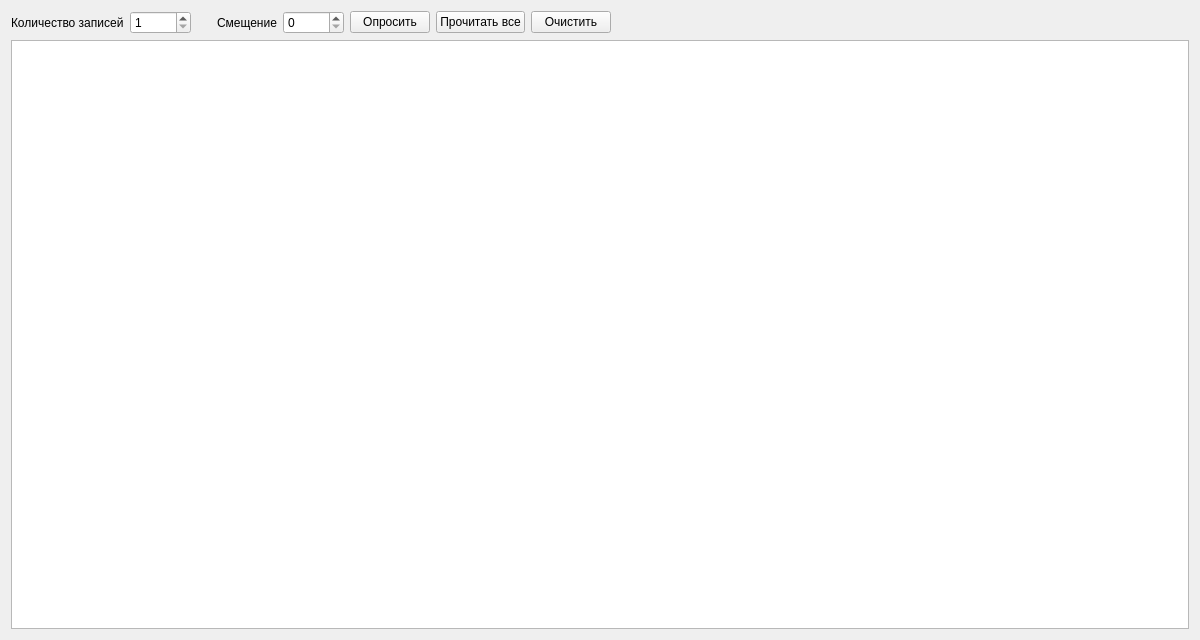
<?xml version="1.0" encoding="UTF-8"?>
<ui version="4.0">
 <class>ModbusKsuManualTestingArchivesForm</class>
 <widget class="QWidget" name="ModbusKsuManualTestingArchivesForm">
  <property name="geometry">
   <rect>
    <x>0</x>
    <y>0</y>
    <width>1200</width>
    <height>640</height>
   </rect>
  </property>
  <property name="windowTitle">
   <string>Form</string>
  </property>
  <layout class="QVBoxLayout" name="verticalLayout">
   <item>
    <layout class="QHBoxLayout" name="horizontalLayout">
     <item>
      <widget class="QLabel" name="recordCountLabel">
       <property name="text">
        <string>Количество записей</string>
       </property>
      </widget>
     </item>
     <item>
      <widget class="QSpinBox" name="recordCountSpinBox">
       <property name="minimumSize">
        <size>
         <width>60</width>
         <height>0</height>
        </size>
       </property>
       <property name="minimum">
        <number>1</number>
       </property>
       <property name="maximum">
        <number>65535</number>
       </property>
      </widget>
     </item>
     <item>
      <spacer name="horizontalSpacer">
       <property name="orientation">
        <enum>Qt::Horizontal</enum>
       </property>
       <property name="sizeType">
        <enum>QSizePolicy::Minimum</enum>
       </property>
       <property name="sizeHint" stdset="0">
        <size>
         <width>20</width>
         <height>20</height>
        </size>
       </property>
      </spacer>
     </item>
     <item>
      <widget class="QLabel" name="offsetLabel">
       <property name="text">
        <string>Смещение</string>
       </property>
      </widget>
     </item>
     <item>
      <widget class="QSpinBox" name="offsetSpinBox">
       <property name="minimumSize">
        <size>
         <width>60</width>
         <height>0</height>
        </size>
       </property>
       <property name="maximum">
        <number>65535</number>
       </property>
      </widget>
     </item>
     <item>
      <widget class="QPushButton" name="requestButton">
       <property name="text">
        <string>Опросить</string>
       </property>
      </widget>
     </item>
     <item>
      <widget class="QPushButton" name="readAllButton">
       <property name="text">
        <string>Прочитать все</string>
       </property>
      </widget>
     </item>
     <item>
      <widget class="QPushButton" name="clearButton">
       <property name="text">
        <string>Очистить</string>
       </property>
      </widget>
     </item>
     <item>
      <spacer name="horizontalSpacer_2">
       <property name="orientation">
        <enum>Qt::Horizontal</enum>
       </property>
       <property name="sizeHint" stdset="0">
        <size>
         <width>40</width>
         <height>20</height>
        </size>
       </property>
      </spacer>
     </item>
    </layout>
   </item>
   <item>
    <widget class="QTableView" name="tableView"/>
   </item>
  </layout>
 </widget>
 <resources/>
 <connections/>
</ui>
